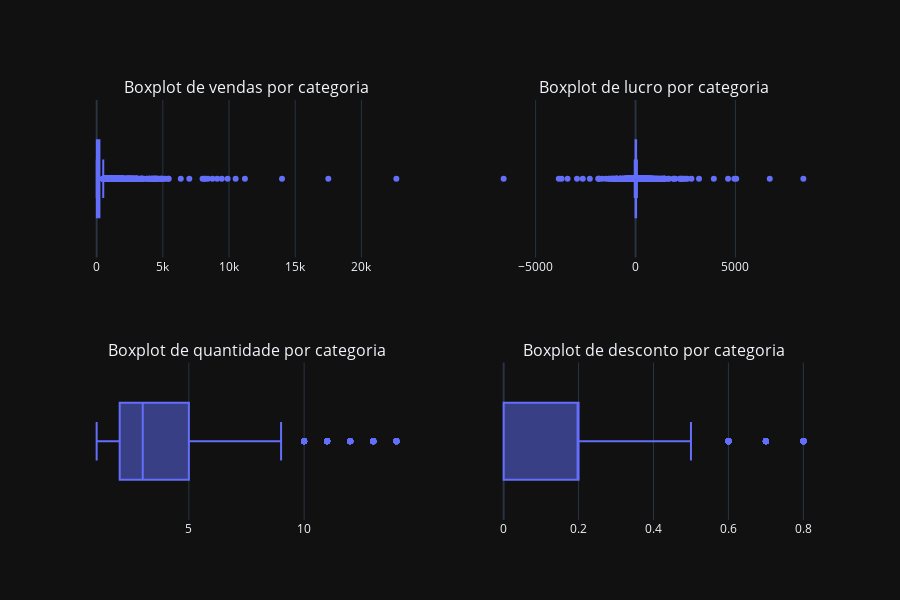

This figure's notebook cell:
### Markdown cell above
4.1 - grafico para analise de outliers

### Code cell
f1=px.box(df,x='Sales',title='Boxplot de vendas por categoria',template='plotly_dark')
f2=px.box(df,x='Profit',title='Boxplot de lucro por categoria',template='plotly_dark')
f3=px.box(df,x='Quantity',title='Boxplot de quantidade por categoria',template='plotly_dark')
f4=px.box(df,x='Discount',title='Boxplot de desconto por categoria',template='plotly_dark')

fig=make_subplots(rows=2,cols=2,subplot_titles=('Boxplot de vendas por categoria',
                                                'Boxplot de lucro por categoria',
                                                'Boxplot de quantidade por categoria',
                                                'Boxplot de desconto por categoria'))
fig.add_trace(f1['data'][0],row=1,col=1)
fig.add_trace(f2['data'][0],row=1,col=2)
fig.add_trace(f3['data'][0],row=2,col=1)
fig.add_trace(f4['data'][0],row=2,col=2)

fig.update_layout(title_x=0.5,template='plotly_dark',height=600)
fig.show()

### Figure 1 — Plotly figure (JSON) as saved in the notebook; plotly's stock layout.template omitted (floating-point values rounded to 4 significant figures; data arrays with more than 128 entries replaced by an {"elided": "..."} marker saying what was removed)
{"data": [{"alignmentgroup": "True", "hovertemplate": "Sales=%{x}<extra></extra>", "legendgroup": "", "marker": {"color": "#636efa"}, "name": "", "notched": false, "offsetgroup": "", "orientation": "h", "showlegend": false, "type": "box", "x": {"elided": "9994 float values"}, "x0": " ", "xaxis": "x", "y0": " ", "yaxis": "y"}, {"alignmentgroup": "True", "hovertemplate": "Profit=%{x}<extra></extra>", "legendgroup": "", "marker": {"color": "#636efa"}, "name": "", "notched": false, "offsetgroup": "", "orientation": "h", "showlegend": false, "type": "box", "x": {"elided": "9994 float values"}, "x0": " ", "xaxis": "x2", "y0": " ", "yaxis": "y2"}, {"alignmentgroup": "True", "hovertemplate": "Quantity=%{x}<extra></extra>", "legendgroup": "", "marker": {"color": "#636efa"}, "name": "", "notched": false, "offsetgroup": "", "orientation": "h", "showlegend": false, "type": "box", "x": {"elided": "9994 int values"}, "x0": " ", "xaxis": "x3", "y0": " ", "yaxis": "y3"}, {"alignmentgroup": "True", "hovertemplate": "Discount=%{x}<extra></extra>", "legendgroup": "", "marker": {"color": "#636efa"}, "name": "", "notched": false, "offsetgroup": "", "orientation": "h", "showlegend": false, "type": "box", "x": {"elided": "9994 float values"}, "x0": " ", "xaxis": "x4", "y0": " ", "yaxis": "y4"}], "layout": {"annotations": [{"font": {"size": 16}, "showarrow": false, "text": "Boxplot de vendas por categoria", "x": 0.225, "xanchor": "center", "xref": "paper", "y": 1, "yanchor": "bottom", "yref": "paper"}, {"font": {"size": 16}, "showarrow": false, "text": "Boxplot de lucro por categoria", "x": 0.775, "xanchor": "center", "xref": "paper", "y": 1, "yanchor": "bottom", "yref": "paper"}, {"font": {"size": 16}, "showarrow": false, "text": "Boxplot de quantidade por categoria", "x": 0.225, "xanchor": "center", "xref": "paper", "y": 0.375, "yanchor": "bottom", "yref": "paper"}, {"font": {"size": 16}, "showarrow": false, "text": "Boxplot de desconto por categoria", "x": 0.775, "xanchor": "center", "xref": "paper", "y": 0.375, "yanchor": "bottom", "yref": "paper"}], "height": 600, "title": {"x": 0.5}, "xaxis": {"anchor": "y", "domain": [0, 0.45]}, "xaxis2": {"anchor": "y2", "domain": [0.55, 1]}, "xaxis3": {"anchor": "y3", "domain": [0, 0.45]}, "xaxis4": {"anchor": "y4", "domain": [0.55, 1]}, "yaxis": {"anchor": "x", "domain": [0.625, 1]}, "yaxis2": {"anchor": "x2", "domain": [0.625, 1]}, "yaxis3": {"anchor": "x3", "domain": [0, 0.375]}, "yaxis4": {"anchor": "x4", "domain": [0, 0.375]}}}
